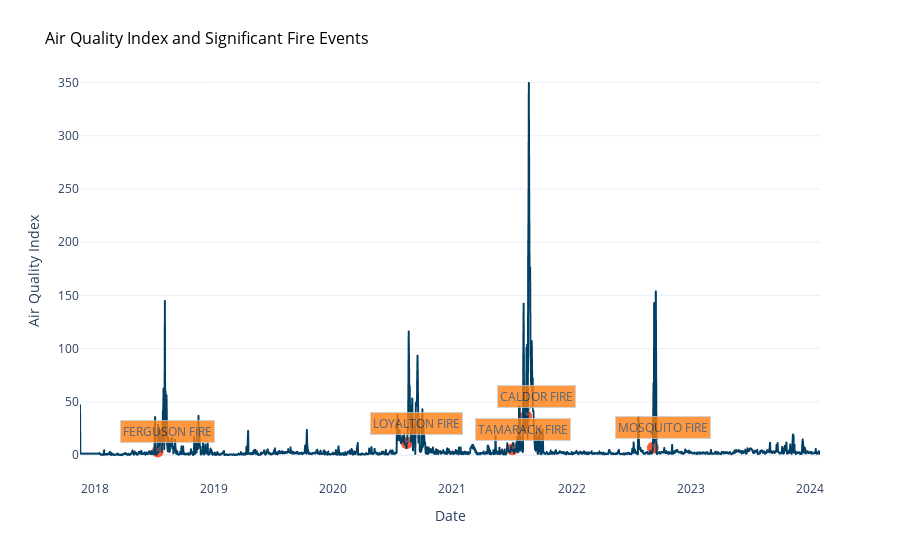

The notebook cell saved with this chart:
### Code cell
# creat a plotly express line chart
fig = px.line(dfAir, 
                x="Date", 
                y="PM 2.5 (ug/m3)", 
                title='Purple Air PM2.5'
                            )

fig.update_traces(hovertemplate="<br>".join([
                    "<b>%{y:,.0f} AQI</b>",
                    "<i>seven day rolling average</i>"
                        ])+"<extra></extra>"
)

# add scatter trace to figure of points of dfMerge by date and mean_pm25
fig.add_trace(go.Scatter(x=dfFire['Date'], 
                         y=dfFire['PM 2.5 (ug/m3)'], 
                         mode='markers',
                         name='Fire Start Date', 
                         customdata=df[["Fire", "Acres"]],
                         hovertemplate="<br>".join([
                                        "<b>%{customdata[0]} FIRE</b> started",
                                        "<i>%{x}</i> and burned",
                                        "<i>%{customdata[1]:,.0f} acres</i>"
                                            ])+"<extra></extra>"
                                            ))
                        
# make the scatter plot markers larger
fig.update_traces(marker=dict(size=12))

# label points by FIRE_NAME
for i, txt in enumerate(dfFire['Fire']):
    fig.add_annotation(x=dfFire['Date'].iloc[i], y=dfFire['PM 2.5 (ug/m3)'].iloc[i], 
                            text=txt+" FIRE", 
                            showarrow=True, 
                            align="center",
                            arrowhead=1,
                            # arrowsize=1,
                            # arrowwidth=2,
                            arrowcolor="#636363",
                            ax=10,
                            ay=-20,
                            bordercolor="#c7c7c7",
                            borderwidth=1,
                            borderpad=2,
                            bgcolor="#ff7f0e",
                            opacity=0.8
                            )

# plot variables
path_html="html/1.2.a_Purple_Air_v2.html"
div_id="1.2.a_Purple_Air_v2"
x="time_stamp"
y="moving_avg"
color="#FF5733"
color_sequence=["#023f64"]
sort="time_stamp"
orders=None
x_title="Date"
y_title="Air Quality Index"
format=",.0f"
# hovertemplate="%{y:,.0f}"
hovermode="x unified"
config = {"displayModeBar": False}

fig.update_layout(
        margin=dict(t=20),
        yaxis=dict(title=y_title),
        xaxis=dict(title=x_title, showgrid=False),
        hovermode=hovermode,
        template="plotly_white",
        dragmode=False,
        showlegend=False,
        # title_font_family="Bell Topo Sans",
        title_font_color="black",
        title=dict(text="Air Quality Index and Significant Fire Events", 
                    x=0.05, 
                    y=0.95,
                    xanchor="left",
                    yanchor="top",
                    font=dict(size=16), 
                    automargin=True)
    )

# fig.update_traces(hovertemplate=hovertemplate)
fig.update_yaxes(tickformat=format)

# set color of scatter marker
fig.update_traces(marker=dict(color=color))
# set color of line
fig.update_traces(line=dict(color=color_sequence[0]))

fig.write_html(
        config=config,
        file=path_html,
        include_plotlyjs="directory",
        div_id=div_id
)
fig.show()

### Figure 1 — Plotly figure (JSON) as saved in the notebook; plotly's stock layout.template omitted (floating-point values rounded to 4 significant figures; data arrays with more than 128 entries replaced by an {"elided": "..."} marker saying what was removed)
{"data": [{"hovertemplate": "<b>%{y:,.0f} AQI</b><br><i>seven day rolling average</i><extra></extra>", "legendgroup": "", "line": {"color": "#023f64", "dash": "solid"}, "marker": {"color": "#FF5733", "size": 12, "symbol": "circle"}, "mode": "lines", "name": "", "showlegend": false, "type": "scattergl", "x": {"elided": "2209 str values"}, "xaxis": "x", "y": {"elided": "2209 float values"}, "yaxis": "y"}, {"customdata": [["LOYALTON", 46720.0], ["FERGUSON", 96830.0], ["CALDOR", 221800.0], ["TAMARACK", 67050.0], ["MOSQUITO", 76770.0]], "hovertemplate": "<b>%{customdata[0]} FIRE</b> started<br><i>%{x}</i> and burned<br><i>%{customdata[1]:,.0f} acres</i><extra></extra>", "line": {"color": "#023f64"}, "marker": {"color": "#FF5733", "size": 12}, "mode": "markers", "name": "Fire Start Date", "type": "scatter", "x": ["2020-08-14T00:00:00", "2018-07-13T00:00:00", "2021-08-15T00:00:00", "2021-07-04T00:00:00", "2022-09-07T00:00:00"], "y": [11.46, 3.4, 36.72, 5.578, 7.038]}], "layout": {"annotations": [{"align": "center", "arrowcolor": "#636363", "arrowhead": 1, "ax": 10, "ay": -20, "bgcolor": "#ff7f0e", "bordercolor": "#c7c7c7", "borderpad": 2, "borderwidth": 1, "opacity": 0.8, "showarrow": true, "text": "LOYALTON FIRE", "x": "2020-08-14T00:00:00", "y": 11.46}, {"align": "center", "arrowcolor": "#636363", "arrowhead": 1, "ax": 10, "ay": -20, "bgcolor": "#ff7f0e", "bordercolor": "#c7c7c7", "borderpad": 2, "borderwidth": 1, "opacity": 0.8, "showarrow": true, "text": "FERGUSON FIRE", "x": "2018-07-13T00:00:00", "y": 3.4}, {"align": "center", "arrowcolor": "#636363", "arrowhead": 1, "ax": 10, "ay": -20, "bgcolor": "#ff7f0e", "bordercolor": "#c7c7c7", "borderpad": 2, "borderwidth": 1, "opacity": 0.8, "showarrow": true, "text": "CALDOR FIRE", "x": "2021-08-15T00:00:00", "y": 36.72}, {"align": "center", "arrowcolor": "#636363", "arrowhead": 1, "ax": 10, "ay": -20, "bgcolor": "#ff7f0e", "bordercolor": "#c7c7c7", "borderpad": 2, "borderwidth": 1, "opacity": 0.8, "showarrow": true, "text": "TAMARACK FIRE", "x": "2021-07-04T00:00:00", "y": 5.578}, {"align": "center", "arrowcolor": "#636363", "arrowhead": 1, "ax": 10, "ay": -20, "bgcolor": "#ff7f0e", "bordercolor": "#c7c7c7", "borderpad": 2, "borderwidth": 1, "opacity": 0.8, "showarrow": true, "text": "MOSQUITO FIRE", "x": "2022-09-07T00:00:00", "y": 7.038}], "dragmode": false, "hovermode": "x unified", "legend": {"tracegroupgap": 0}, "margin": {"t": 20}, "showlegend": false, "title": {"automargin": true, "font": {"color": "black", "size": 16}, "text": "Air Quality Index and Significant Fire Events", "x": 0.05, "xanchor": "left", "y": 0.95, "yanchor": "top"}, "xaxis": {"anchor": "y", "domain": [0, 1], "showgrid": false, "title": {"text": "Date"}}, "yaxis": {"anchor": "x", "domain": [0, 1], "tickformat": ",.0f", "title": {"text": "Air Quality Index"}}}}
